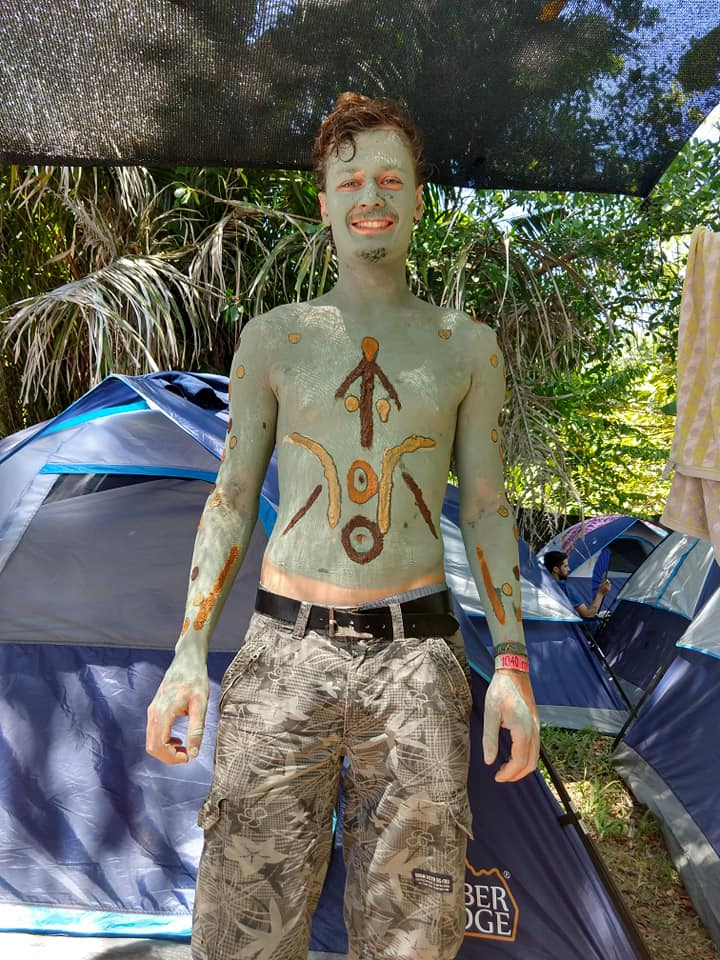
//> input picture RegionGrowing/test2.jpg, 720 x 960 px, given in place of 53146095_10155809091156428_4847299437430571008_n.jpg, which was not available
$ ./regiongrow test2.jpg out.png   (built with g++ and OpenCV 4)
//> lines starting //> are read from the running program, lines starting //| are printed output that depends on the picture; pictures that were not available may be replaced by others from this repository, and a replacement may not be noted
//> further down, image is the input picture: 960 rows x 720 cols, CV_8UC3; mean B, G, R 94.3, 103, 102.1
#include <opencv2/core/core.hpp>
#include <opencv2/highgui/highgui.hpp>
#include "opencv2/imgproc/imgproc.hpp"
#include <iostream>
#include <queue>
#include <array>

using namespace cv;
using namespace std;

const uchar setConst = (uchar)255;

int growRegionColMin(Mat& hsvimg, Mat& sobelimg, Point2i seed, Point2i neigh[], Vec3b maxShift,Mat& regionBuffer, Mat& allRegionBuffer, Mat& resultimg) {
    int imgwidth = hsvimg.cols;
    int imgheight = hsvimg.rows;

    int regionSize = 1;

    //printf("hsvimgtop X: %d Y: %d \n", seed.x, seed.y);
    Vec3d regionCol = (Vec3d)hsvimg.at<Vec3b>(seed.y, seed.x);

    queue<Point2i> pointsToGrow;
    pointsToGrow.push(seed);

    Point2i neighInd;
    Point2i currentPoint;

    Vec3b seedVal;
    Vec3b neighVal;
    uchar sobelVal;

    Vec3i colDistance;

    //Mat occupationImg = Mat::zeros(imgheight, imgwidth, CV_8U);

    while (pointsToGrow.size() > 0) {
        currentPoint = pointsToGrow.front();
        pointsToGrow.pop();

        //printf("size: %d", pointsToGrow.size());

        //cout << "occupationImg + hsvimg" << endl;

        //printf("occupationImg1 X: %d Y: %d \n", currentPoint.x, currentPoint.y);
        regionBuffer.at<uchar>(currentPoint.y, currentPoint.x) = setConst;

        //printf("hsvimg0 X: %d Y: %d \n", currentPoint.x, currentPoint.y);
        seedVal = hsvimg.at<Vec3b>(currentPoint.y, currentPoint.x);
        regionCol = ((Vec3d)regionCol * regionSize + (Vec3d)seedVal) / ((double)regionSize + 1);
        regionSize += 1;
        seedVal = regionCol;

        resultimg.at<Vec3b>(currentPoint.y, currentPoint.x) = (Vec3b)regionCol;

        for (int i = 0; i < sizeof(neigh); i++){
            neighInd = currentPoint + neigh[i];

            //printf("occupationImg2 X: %d Y: %d \n", neighInd.x, neighInd.y);
            if(0 <= neighInd.x && imgwidth > neighInd.x && 0 <= neighInd.y && imgheight > neighInd.y/* &&
                occupationImg.at<uchar>(neighInd.y, neighInd.x) != setConst*/){

                if (regionBuffer.at<uchar>(neighInd.y, neighInd.x) != setConst && allRegionBuffer.at<uchar>(neighInd.y, neighInd.x) != setConst) {

                    //printf("hsvimg1 X: %d Y: %d \n", neighInd.x, neighInd.y);
                    neighVal = hsvimg.at<Vec3b>(neighInd.y, neighInd.x);
                    //printf("sobelimg X: %d Y: %d \n", neighInd.x, neighInd.y);
                    sobelVal = sobelimg.at<uchar>(neighInd.y, neighInd.x);

                    if (sobelVal < 50) {
                        absdiff((Vec3f)neighVal, (Vec3f)seedVal, colDistance);
                        if (colDistance[0] < maxShift[0] && colDistance[1] < maxShift[1] && colDistance[2] < maxShift[2]) {
                            pointsToGrow.push(neighInd);

                            //convert result img color
                            //cout << "resultimg" << endl;
                            regionBuffer.at<uchar>(neighInd.y, neighInd.x) = setConst;
                            resultimg.at<Vec3b>(neighInd.y, neighInd.x) = (Vec3b)regionCol;
                            //resultimg.at<Vec3b>(neighInd.y, neighInd.x) = regionCol;
                        }
                    }
                }
            }
        }
    }

    // [8 lines of commented-out code are left out]

    allRegionBuffer = (allRegionBuffer | regionBuffer);
    // [19 lines of commented-out code are left out]

    return regionSize;
}

void applySobel(Mat& orgimg,Mat& dstBuffer) {

    Mat grad_x, grad_y;
    Mat abs_grad_x, abs_grad_y;
    int scale = 1;
    int delta = 0;
    int ddepth = CV_16S;
    Sobel(orgimg, grad_x, ddepth, 1, 0, 3, scale, delta, BORDER_DEFAULT);
    /// Gradient Y
    Sobel(orgimg, grad_y, ddepth, 0, 1, 3, scale, delta, BORDER_DEFAULT);
    convertScaleAbs(grad_x, abs_grad_x);
    convertScaleAbs(grad_y, abs_grad_y);
    addWeighted(abs_grad_x, 0.5, abs_grad_y, 0.5, 0, dstBuffer);

    grad_x.release();
    grad_y.release();
    abs_grad_x.release();
    abs_grad_y.release();
}

Mat growRegionGrid(Mat& orgimg, Point2i seeddensity, Vec3b maxShift,int maxPix) {
//> called with seeddensity = Point(10000, 10000), maxShift = [20, 50, 100], maxPix = 200000
    //int maxPix = 80000;
    int orgw = orgimg.cols;
//> orgw = 720
    int orgh = orgimg.rows;
//> orgh = 960

    vector<Mat> hsvChannels(3);
    Mat fullSobelImg;
    Mat scaledSobelImg;
    //Mat grayImg;

    Mat fullHsvImage;
    cvtColor(orgimg, fullHsvImage, cv::COLOR_BGR2HSV);
//> fullHsvImage: 960 rows x 720 cols, CV_8UC3; mean H, S, V 57.1, 84.9, 116.1
    split(fullHsvImage, hsvChannels);
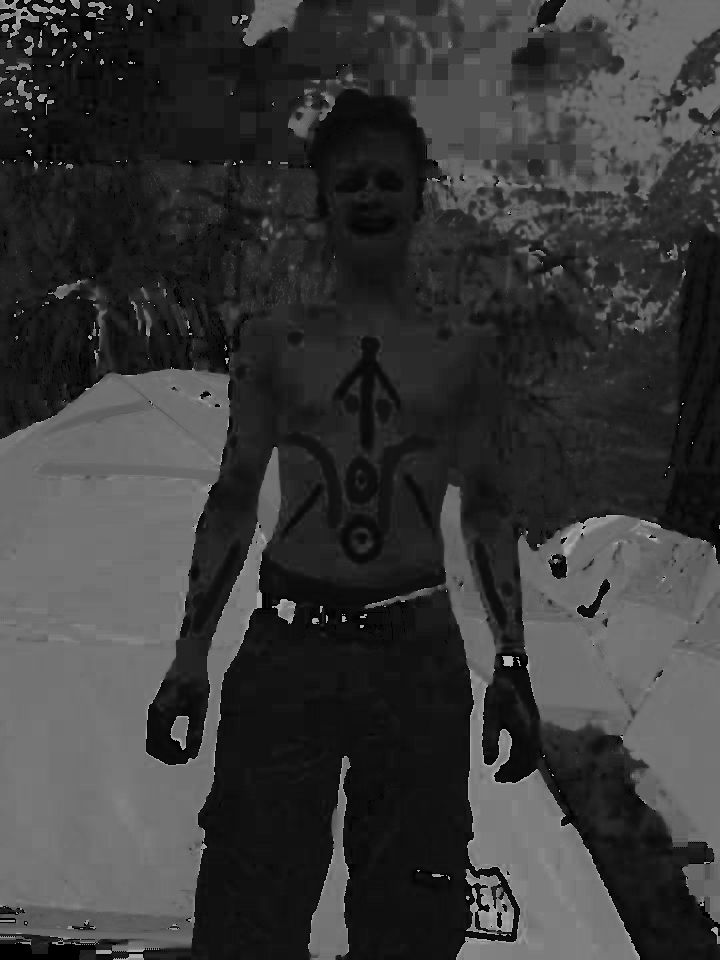
//> hsvChannels[0]: 960 rows x 720 cols, CV_8UC1; min 0, max 179, mean 57.1
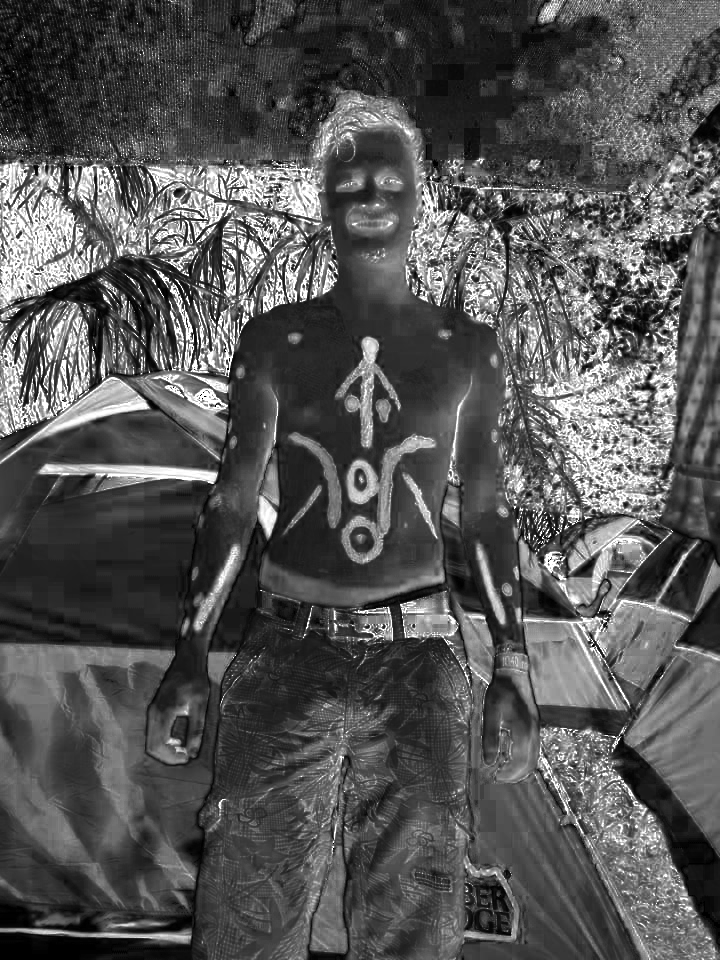
//> hsvChannels[1]: 960 rows x 720 cols, CV_8UC1; min 0, max 255, mean 84.9
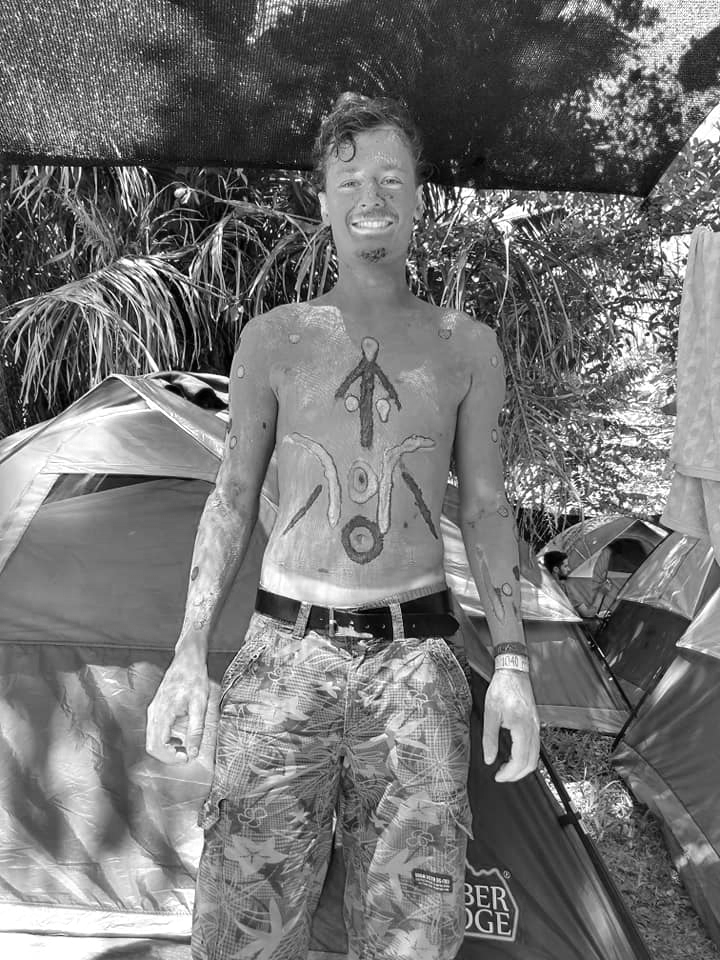
//> hsvChannels[2]: 960 rows x 720 cols, CV_8UC1; min 0, max 255, mean 116.1
    applySobel(hsvChannels[0], fullSobelImg);
//> in applySobel, `Sobel(orgimg, grad_y, ddepth, 0, 1, 3, scale, delta, BORDER_DEFAULT);`:
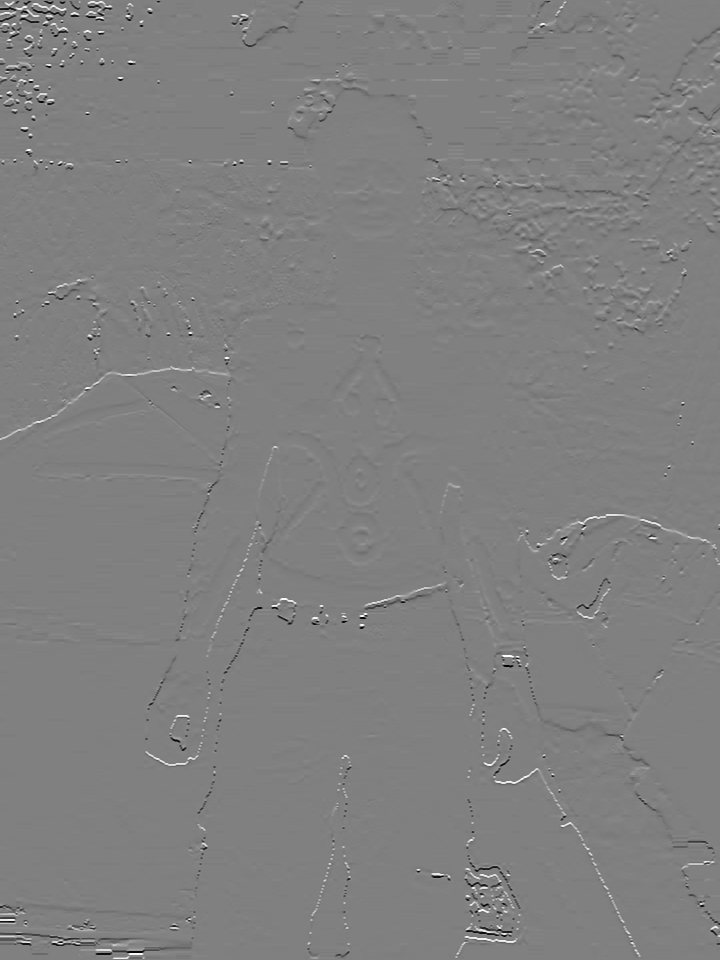
//> grad_y: 960 rows x 720 cols, CV_16SC1; min -716, max 708, mean -0.1; drawn with min black and max white

    //Resizing image
    Mat colImg;
    int factor = 1;
    if ((orgw * orgh) > maxPix) {
        factor = orgw * orgh / maxPix;
//> factor = 3
        Size scaledSize = Size(int(orgw / factor), int(orgh / factor));
//> scaledSize = Size(240, 320)
        resize(orgimg, colImg, scaledSize);
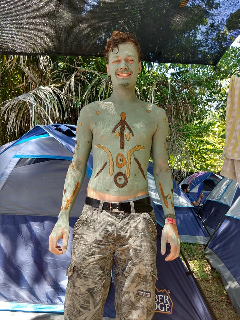
//> colImg: 320 rows x 240 cols, CV_8UC3; mean B, G, R 94.3, 103, 102.1
        resize(fullSobelImg, scaledSobelImg, scaledSize);
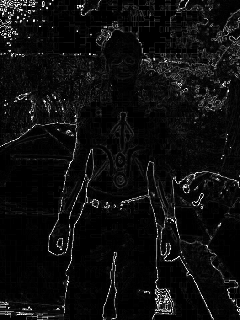
//> scaledSobelImg: 320 rows x 240 cols, CV_8UC1; min 0, max 255, mean 14.4
    }
    else {
        colImg = orgimg;
        scaledSobelImg = fullSobelImg;
    }

    int colw = colImg.cols;
//> colw = 240
    int colh = colImg.rows;
//> colh = 320

    Mat3b regionImg(colh, colw);
    Mat hsvImg;
    cvtColor(colImg, hsvImg, cv::COLOR_BGR2HSV);
//> hsvImg: 320 rows x 240 cols, CV_8UC3; mean H, S, V 57.1, 84.9, 116.1
    Point2i neighborhood[8] = { Point2i(1,0),Point2i(-1,0),Point2i(0,1),Point2i(0,-1),
                                Point2i(-1,-1),Point2i(1,1),Point2i(-1,1),Point2i(1,-1) };

    if (seeddensity.x > colw) {
        seeddensity.x = colw;
//> seeddensity = Point(240, 10000)
    }

    if (seeddensity.y > colh) {
        seeddensity.y = colh;
//> seeddensity = Point(240, 320)
    }

    double stepSizeX = (double)colw / seeddensity.x;
//> stepSizeX = 1
    double stepSizeY = (double)colh / seeddensity.y;
//> stepSizeY = 1

    //int minRegionSize = 6;

    //Mat allRegionBuffer;
    //Mat allRegionBuffer(colh, colw, CV_8U);
    Mat zeroColBuffer = Mat::zeros(colh, colw, CV_8U);
    Mat allRegionBuffer = Mat::zeros(colh, colw, CV_8U);

    Mat regionBuffer = Mat::zeros(colh, colw, CV_8U);;
    Mat scaledRegionBuffer = Mat::zeros(orgh, orgw, CV_8U);

    Point2i selectedSeedPoint;
    int regionSize = 0;
    for (int x = 0; x < seeddensity.x; x++) {
        for (int y = 0; y < seeddensity.y; y++) {
            selectedSeedPoint.x = (int)(x*stepSizeX);
            selectedSeedPoint.y = (int)(y*stepSizeY);

            //regionBuffer = Mat(zeroColBuffer);
            zeroColBuffer.copyTo(regionBuffer);

            if ((int)allRegionBuffer.at<uchar>(selectedSeedPoint.y, selectedSeedPoint.x) == 0) {
                regionSize = growRegionColMin(hsvImg, scaledSobelImg, selectedSeedPoint, neighborhood, maxShift, regionBuffer, allRegionBuffer, regionImg);

                // [14 lines of commented-out code are left out]
            }
        }
    }
//> this loop made 240 passes
//> regionSize on passes 1 to 3: 118, 2, 2
//> regionBuffer: 320 rows x 240 cols, CV_8UC1; every value is 0
//> allRegionBuffer: 320 rows x 240 cols, CV_8UC1; every value is 255
//> regionImg: 320 rows x 240 cols, CV_8UC3; mean H, S, V 56, 85.6, 116.8
//> after the loop, regionSize = 2

    zeroColBuffer.release();
    regionBuffer.release();
    allRegionBuffer.release();
    scaledRegionBuffer.release();
    scaledSobelImg.release();
    fullHsvImage.release();

    Mat orgSizeHsvRegions, orgSizeRgbRegions;
    resize(regionImg, orgSizeHsvRegions, Size(orgw, orgh), 0, 0, 0);
//> orgSizeHsvRegions: 960 rows x 720 cols, CV_8UC3; mean H, S, V 56, 85.6, 116.8
    cvtColor(orgSizeHsvRegions, orgSizeRgbRegions, cv::COLOR_HSV2BGR);
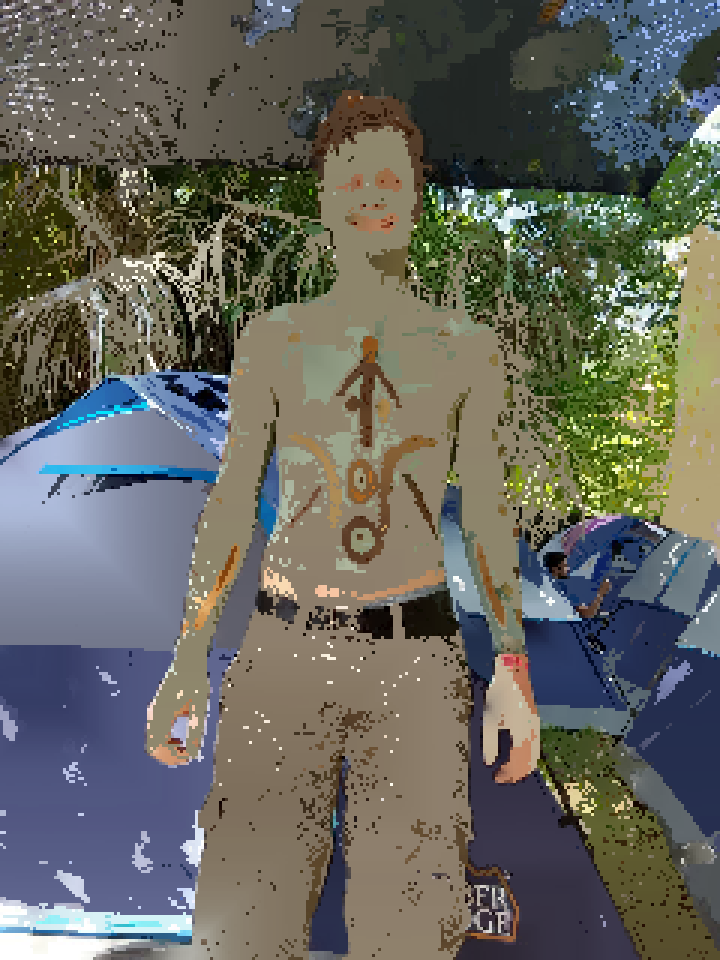
//> orgSizeRgbRegions: 960 rows x 720 cols, CV_8UC3; mean B, G, R 94.2, 102.4, 101.9
    //blur(result3, result3, Size(3, 3));

#ifndef NDEBUG // Debug mode
#ifdef _WIN32

    Mat resizedHsv;
    resize(hsvImg, resizedHsv, Size(orgw, orgh), 0, 0, 0);

    namedWindow("Displayxx window", WINDOW_AUTOSIZE);// Create a window for display.
    //imshow("Displayxx window", orgSizeRgbRegions);
    //namedWindow("Display window", WINDOW_AUTOSIZE);// Create a window for display.
    imshow("Display window", orgSizeHsvRegions);
    namedWindow("Displayhsv window", WINDOW_AUTOSIZE);// Create a window for display.
    imshow("Displayhsv window", resizedHsv);
    namedWindow("Displayxx window", WINDOW_AUTOSIZE);// Create a window for display.
    imshow("Displayxx window", orgSizeRgbRegions);
    namedWindow("Display2 window", WINDOW_AUTOSIZE);// Create a window for display.
    imshow("Display2 window", fullSobelImg);
    namedWindow("Display3 window", WINDOW_AUTOSIZE);// Create a window for display.
    imshow("Display3 window", orgimg);
    namedWindow("Display4 window", WINDOW_AUTOSIZE);// Create a window for display.
    imshow("Display4 window", colImg);

    resizedHsv.release();

#endif // _WIN32
#endif // NDEBUG

    fullSobelImg.release();
    colImg.release();
    fullSobelImg.release();
    orgSizeHsvRegions.release();
    regionImg.release();
    hsvImg.release();

    return orgSizeRgbRegions;
}

int main(int argc, char** argv)
{
    cout << "Starting regiongrowing main" << endl;

#ifdef NDEBUG
    string sourceFilePath = argv[1];
#else
    string sourceFilePath = "C:\\Users\\Max\\Pictures\\53146095_10155809091156428_4847299437430571008_n.jpg";
#endif


    Mat image;
    image = imread(sourceFilePath, cv::IMREAD_COLOR);
    if (!image.data)                              // Check for invalid input
    {
        cout << "Could not open or find the image: " << sourceFilePath << std::endl;
        return -1;
    }

    Mat resultImg = growRegionGrid(image, Point2i(10000, 10000), Vec3b(20,50,100),200000);

#ifdef NDEBUG //Release Mode
    string destinationFilePath = argv[2];
    printf("Writing img to %s", destinationFilePath);
    imwrite(destinationFilePath, resultImg);
#elif _WIN32 // debugging under windows
    waitKey(0);// Wait for a keystroke in the window
#endif //  NDEBUG

    image.release();
    resultImg.release();

    return 0;
}
